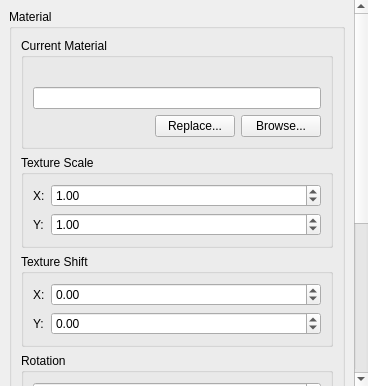
<?xml version="1.0" encoding="UTF-8"?>
<ui version="4.0">
 <class>FaceEditSheet</class>
 <widget class="QWidget" name="FaceEditSheet">
  <property name="geometry">
   <rect>
    <x>0</x>
    <y>0</y>
    <width>368</width>
    <height>386</height>
   </rect>
  </property>
  <property name="windowTitle">
   <string>Face Edit Sheet</string>
  </property>
  <layout class="QGridLayout" name="gridLayout">
   <property name="leftMargin">
    <number>0</number>
   </property>
   <property name="topMargin">
    <number>0</number>
   </property>
   <property name="rightMargin">
    <number>0</number>
   </property>
   <property name="bottomMargin">
    <number>0</number>
   </property>
   <item row="1" column="0">
    <widget class="QScrollArea" name="scrollArea">
     <property name="frameShape">
      <enum>QFrame::NoFrame</enum>
     </property>
     <property name="horizontalScrollBarPolicy">
      <enum>Qt::ScrollBarAlwaysOff</enum>
     </property>
     <property name="sizeAdjustPolicy">
      <enum>QAbstractScrollArea::AdjustToContents</enum>
     </property>
     <property name="widgetResizable">
      <bool>true</bool>
     </property>
     <widget class="QWidget" name="scrollAreaWidgetContents">
      <property name="geometry">
       <rect>
        <x>0</x>
        <y>-300</y>
        <width>355</width>
        <height>686</height>
       </rect>
      </property>
      <layout class="QGridLayout" name="gridLayout_4">
       <property name="sizeConstraint">
        <enum>QLayout::SetDefaultConstraint</enum>
       </property>
       <property name="leftMargin">
        <number>9</number>
       </property>
       <property name="topMargin">
        <number>9</number>
       </property>
       <property name="rightMargin">
        <number>9</number>
       </property>
       <property name="bottomMargin">
        <number>9</number>
       </property>
       <item row="0" column="0">
        <widget class="QGroupBox" name="groupBox">
         <property name="title">
          <string>Material</string>
         </property>
         <layout class="QGridLayout" name="gridLayout_2">
          <item row="1" column="0">
           <widget class="QGroupBox" name="groupBox_2">
            <property name="title">
             <string>Texture Scale</string>
            </property>
            <layout class="QFormLayout" name="formLayout">
             <item row="0" column="0">
              <widget class="QLabel" name="label">
               <property name="text">
                <string>X:</string>
               </property>
              </widget>
             </item>
             <item row="0" column="1">
              <widget class="QDoubleSpinBox" name="textureScaleXSpin">
               <property name="focusPolicy">
                <enum>Qt::ClickFocus</enum>
               </property>
               <property name="accelerated">
                <bool>true</bool>
               </property>
               <property name="keyboardTracking">
                <bool>false</bool>
               </property>
               <property name="showGroupSeparator" stdset="0">
                <bool>false</bool>
               </property>
               <property name="minimum">
                <double>-99999.000000000000000</double>
               </property>
               <property name="maximum">
                <double>99999.000000000000000</double>
               </property>
               <property name="singleStep">
                <double>0.250000000000000</double>
               </property>
               <property name="value">
                <double>1.000000000000000</double>
               </property>
              </widget>
             </item>
             <item row="1" column="0">
              <widget class="QLabel" name="label_2">
               <property name="text">
                <string>Y:</string>
               </property>
              </widget>
             </item>
             <item row="1" column="1">
              <widget class="QDoubleSpinBox" name="textureScaleYSpin">
               <property name="focusPolicy">
                <enum>Qt::ClickFocus</enum>
               </property>
               <property name="accelerated">
                <bool>true</bool>
               </property>
               <property name="keyboardTracking">
                <bool>false</bool>
               </property>
               <property name="showGroupSeparator" stdset="0">
                <bool>false</bool>
               </property>
               <property name="minimum">
                <double>-99999.000000000000000</double>
               </property>
               <property name="maximum">
                <double>99999.000000000000000</double>
               </property>
               <property name="singleStep">
                <double>0.250000000000000</double>
               </property>
               <property name="value">
                <double>1.000000000000000</double>
               </property>
              </widget>
             </item>
            </layout>
           </widget>
          </item>
          <item row="6" column="0">
           <widget class="QGroupBox" name="groupBox_6">
            <property name="title">
             <string>Align</string>
            </property>
            <layout class="QHBoxLayout" name="horizontalLayout">
             <item>
              <widget class="QPushButton" name="btnAlignWorld">
               <property name="text">
                <string>World</string>
               </property>
              </widget>
             </item>
             <item>
              <widget class="QPushButton" name="btnAlignFace">
               <property name="text">
                <string>Face</string>
               </property>
              </widget>
             </item>
            </layout>
           </widget>
          </item>
          <item row="2" column="0">
           <widget class="QGroupBox" name="groupBox_3">
            <property name="title">
             <string>Texture Shift</string>
            </property>
            <layout class="QFormLayout" name="formLayout_2">
             <item row="0" column="0">
              <widget class="QLabel" name="label_3">
               <property name="text">
                <string>X:</string>
               </property>
              </widget>
             </item>
             <item row="0" column="1">
              <widget class="QDoubleSpinBox" name="textureShiftXSpin">
               <property name="focusPolicy">
                <enum>Qt::ClickFocus</enum>
               </property>
               <property name="accelerated">
                <bool>true</bool>
               </property>
               <property name="keyboardTracking">
                <bool>false</bool>
               </property>
               <property name="showGroupSeparator" stdset="0">
                <bool>false</bool>
               </property>
               <property name="minimum">
                <double>-99999.000000000000000</double>
               </property>
               <property name="maximum">
                <double>99999.000000000000000</double>
               </property>
               <property name="singleStep">
                <double>1.000000000000000</double>
               </property>
              </widget>
             </item>
             <item row="1" column="0">
              <widget class="QLabel" name="label_4">
               <property name="text">
                <string>Y:</string>
               </property>
              </widget>
             </item>
             <item row="1" column="1">
              <widget class="QDoubleSpinBox" name="textureShiftYSpin">
               <property name="focusPolicy">
                <enum>Qt::ClickFocus</enum>
               </property>
               <property name="accelerated">
                <bool>true</bool>
               </property>
               <property name="keyboardTracking">
                <bool>false</bool>
               </property>
               <property name="showGroupSeparator" stdset="0">
                <bool>false</bool>
               </property>
               <property name="minimum">
                <double>-99999.000000000000000</double>
               </property>
               <property name="maximum">
                <double>99999.000000000000000</double>
               </property>
               <property name="singleStep">
                <double>1.000000000000000</double>
               </property>
              </widget>
             </item>
            </layout>
           </widget>
          </item>
          <item row="5" column="0">
           <widget class="QGroupBox" name="groupBox_4">
            <property name="title">
             <string>Justify</string>
            </property>
            <layout class="QGridLayout" name="gridLayout_3">
             <item row="2" column="2">
              <widget class="QPushButton" name="btnJustifyRight">
               <property name="text">
                <string>Right</string>
               </property>
              </widget>
             </item>
             <item row="1" column="1">
              <widget class="QPushButton" name="btnJustifyTop">
               <property name="text">
                <string>Top</string>
               </property>
              </widget>
             </item>
             <item row="2" column="1">
              <widget class="QPushButton" name="btnJustifyCenter">
               <property name="text">
                <string>Center</string>
               </property>
              </widget>
             </item>
             <item row="3" column="1">
              <widget class="QPushButton" name="btnJustifyBottom">
               <property name="text">
                <string>Bottom</string>
               </property>
              </widget>
             </item>
             <item row="2" column="0">
              <widget class="QPushButton" name="btnJustifyLeft">
               <property name="text">
                <string>Left</string>
               </property>
              </widget>
             </item>
             <item row="4" column="0">
              <widget class="QPushButton" name="btnFit">
               <property name="autoFillBackground">
                <bool>false</bool>
               </property>
               <property name="text">
                <string>Fit</string>
               </property>
              </widget>
             </item>
             <item row="4" column="2">
              <widget class="QCheckBox" name="chkTreatAsOne">
               <property name="text">
                <string>Treat as one</string>
               </property>
              </widget>
             </item>
            </layout>
           </widget>
          </item>
          <item row="3" column="0">
           <widget class="QGroupBox" name="groupBox_5">
            <property name="title">
             <string>Rotation</string>
            </property>
            <layout class="QVBoxLayout" name="verticalLayout">
             <item>
              <widget class="QDoubleSpinBox" name="rotationSpin">
               <property name="focusPolicy">
                <enum>Qt::ClickFocus</enum>
               </property>
               <property name="wrapping">
                <bool>true</bool>
               </property>
               <property name="accelerated">
                <bool>true</bool>
               </property>
               <property name="keyboardTracking">
                <bool>false</bool>
               </property>
               <property name="showGroupSeparator" stdset="0">
                <bool>false</bool>
               </property>
               <property name="maximum">
                <double>360.000000000000000</double>
               </property>
              </widget>
             </item>
            </layout>
           </widget>
          </item>
          <item row="0" column="0">
           <widget class="QGroupBox" name="groupBox_7">
            <property name="title">
             <string>Current Material</string>
            </property>
            <layout class="QVBoxLayout" name="verticalLayout_2">
             <item>
              <widget class="QLabel" name="materialIcon">
               <property name="text">
                <string/>
               </property>
               <property name="alignment">
                <set>Qt::AlignCenter</set>
               </property>
              </widget>
             </item>
             <item>
              <widget class="QLineEdit" name="materialFileEdit"/>
             </item>
             <item>
              <layout class="QHBoxLayout" name="horizontalLayout_2">
               <item>
                <spacer name="horizontalSpacer">
                 <property name="orientation">
                  <enum>Qt::Horizontal</enum>
                 </property>
                 <property name="sizeHint" stdset="0">
                  <size>
                   <width>40</width>
                   <height>20</height>
                  </size>
                 </property>
                </spacer>
               </item>
               <item>
                <widget class="QPushButton" name="btnReplace">
                 <property name="text">
                  <string>Replace...</string>
                 </property>
                </widget>
               </item>
               <item>
                <widget class="QPushButton" name="btnBrowse">
                 <property name="text">
                  <string>Browse...</string>
                 </property>
                </widget>
               </item>
              </layout>
             </item>
            </layout>
           </widget>
          </item>
         </layout>
        </widget>
       </item>
      </layout>
     </widget>
    </widget>
   </item>
  </layout>
 </widget>
 <resources/>
 <connections/>
</ui>
